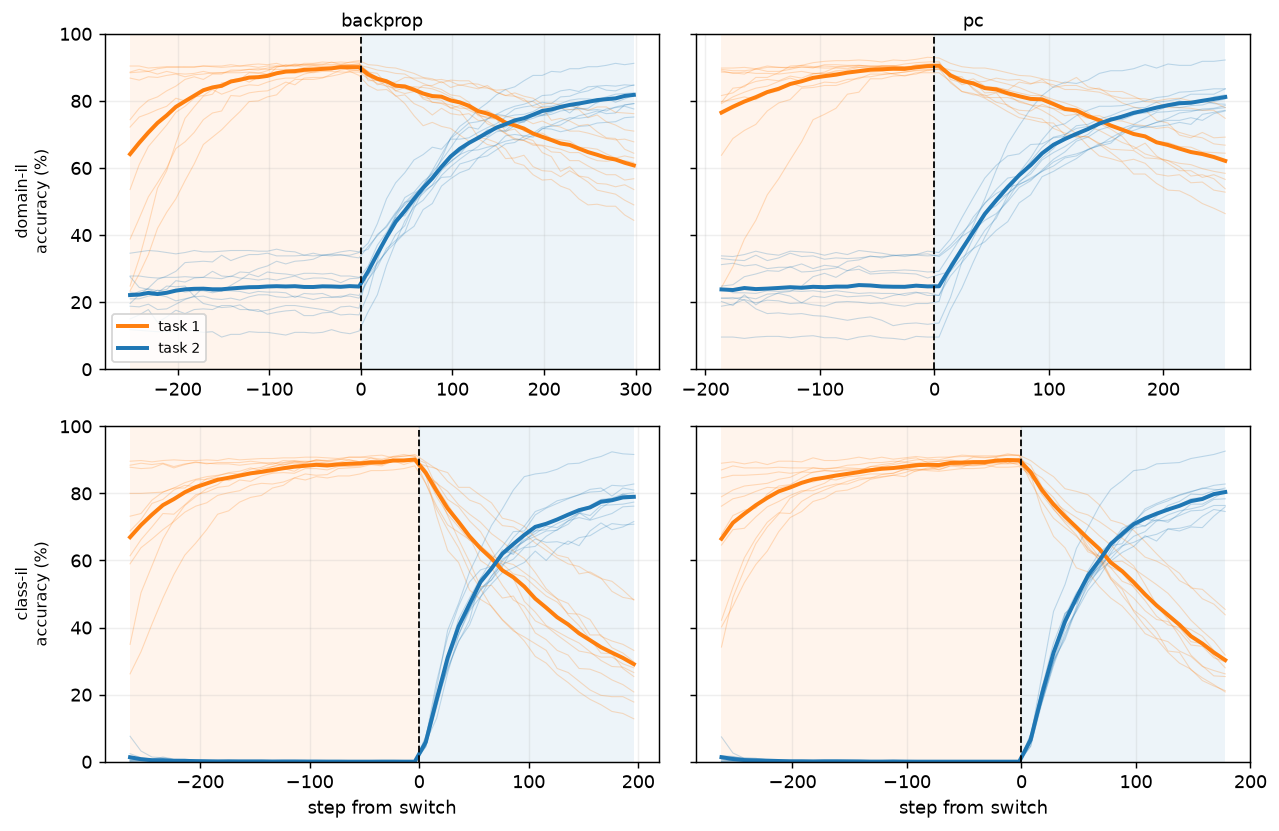

Recreate this plot in Python.
"""What does catastrophic forgetting actually look like, for backprop and PC, in both scenarios?

Report series 2, topic 100 (context/setup), third script -- contextualises the 110-topic metrics
work: once we later say "backprop crossover minus PC crossover", the reader has already seen the
shape this is describing. Purely qualitative -- no metric is computed or annotated here.

Both tasks trained to 90% (matched competence, the value the 110-topic work adopts), backprop and
PC, both scenarios, 10 seeds. One 2x2 grid: rows = scenario, columns = rule. Each panel: task 1
(orange) / task 2 (blue) accuracy against training step relative to the switch, thin per-seed
lines behind a bold mean, shaded by which task is training.
"""
import sys
from pathlib import Path

ROOT = Path(__file__).resolve().parents[1]
sys.path.insert(0, str(ROOT))

import numpy as np
import matplotlib.pyplot as plt

from src.protocol import PROTOCOL, load, run, replace, figure_path as _figure_path, \
    array_path as _array_path

SMOKE = "--smoke" in sys.argv
REPLOT = "--replot" in sys.argv


def _tag(f, suffix):
    own = Path(f).resolve() == Path(__file__).resolve()
    return (suffix + "_SMOKE").lstrip("_") if (SMOKE and own) else suffix


def figure_path(f, suffix=""):
    return _figure_path(f, _tag(f, suffix))


def array_path(f, suffix=""):
    return _array_path(f, _tag(f, suffix))


# ---------------------------------------------------------------- settings
THRESHOLD = 0.90
SEEDS = 10
EVAL_EVERY = 10
MAX_ITERS = 3000
STOP_PATIENCE = 3
METHODS = ["backprop", "pc"]
LR = {"backprop": 0.01, "pc": 0.02}
SCENARIOS = ["domain_il", "class_il"]      # Domain-IL first, primary scenario
EXP100 = Path(__file__).parent / "100_capacity_vs_width.py"

if SMOKE:
    THRESHOLD, SEEDS, EVAL_EVERY, MAX_ITERS = 0.5, 2, 5, 200
    print("--smoke: tiny budget, results are NOT meaningful\n")

if Path(_array_path(EXP100)).exists():
    H = int(np.load(_array_path(EXP100))["chosen"])
    print(f"H = {H}, read from exp100")
else:
    H = 32
    print("exp100's array not found -- falling back to H = 32")

if REPLOT and Path(array_path(__file__)).exists():
    z = np.load(array_path(__file__), allow_pickle=True)
    panels = {(s, m): (z[f"steps_{s}_{m}"], z[f"curve_{s}_{m}"]) for s in SCENARIOS for m in METHODS}
    print(f"--replot: redrawing from {array_path(__file__)}, no training\n")
else:
    base = replace(PROTOCOL, hidden=H, eval_every=EVAL_EVERY, seeds=SEEDS,
                   max_iters_per_task=MAX_ITERS, stop_patience=STOP_PATIENCE, lr=LR)
    data = load(replace(base, scenario="class_il"))
    panels = {}
    for scen in SCENARIOS:
        proto = replace(base, scenario=scen, stop_threshold=[THRESHOLD, THRESHOLD])
        for m in METHODS:
            runs = [run(proto, m, seed, data=data) for seed in range(SEEDS)]
            n_bad = sum(1 for o in runs if not all(o["reached"]))
            if n_bad:
                print(f"  WARNING: {scen} {m}: {n_bad}/{SEEDS} seed(s) hit the cap")

            lo = -int(1.2 * np.median([o["switches"][0] for o in runs]))
            hi = int(1.2 * np.median([o["switches"][1] - o["switches"][0] for o in runs]))
            rel_grid = np.arange(lo, hi + EVAL_EVERY, EVAL_EVERY)
            A = np.full((SEEDS, len(rel_grid), 2), np.nan)
            for i, o in enumerate(runs):
                rel = np.asarray(o["steps"]) - o["switches"][0]
                for j, r in enumerate(rel):
                    k_ = int(round((r - lo) / EVAL_EVERY))
                    if 0 <= k_ < len(rel_grid):
                        A[i, k_] = o["curves"]["argmax"][j]
            panels[(scen, m)] = (rel_grid, A)
            print(f"  {scen:10s} {m:8s} done")

def common_window(steps, A):
    """Crop to the range where EVERY seed has finite data. Averaging ragged per-seed curves
    over a window some seeds only partly cover makes the mean jump each time a seed enters or
    leaves -- not a training artefact, a plotting one. This removes it by construction."""
    first, last = [], []
    for r in range(A.shape[0]):
        idx = np.where(np.isfinite(A[r, :, 0]) & np.isfinite(A[r, :, 1]))[0]
        if idx.size:
            first.append(idx[0]); last.append(idx[-1])
    lo_idx, hi_idx = max(first), min(last)
    return steps[lo_idx:hi_idx + 1], A[:, lo_idx:hi_idx + 1, :]


# ---------------------------------------------------------------- 2x2 figure
fig, axes = plt.subplots(2, 2, figsize=(10, 6.5), sharex=False, sharey=True)
for row, scen in enumerate(SCENARIOS):
    for col, m in enumerate(METHODS):
        ax = axes[row, col]
        steps, A = common_window(*panels[(scen, m)])
        fs = steps[np.isfinite(A).any(axis=(0, 2))]
        if fs.size:
            ax.axvspan(fs.min(), 0, color="tab:orange", alpha=0.08, lw=0)
            ax.axvspan(0, fs.max(), color="tab:blue", alpha=0.08, lw=0)
        for r in range(A.shape[0]):
            ax.plot(steps, A[r, :, 0] * 100, color="tab:orange", lw=0.6, alpha=0.25)
            ax.plot(steps, A[r, :, 1] * 100, color="tab:blue", lw=0.6, alpha=0.25)
        ax.plot(steps, np.nanmean(A[:, :, 0], axis=0) * 100, color="tab:orange", lw=2.2, label="task 1")
        ax.plot(steps, np.nanmean(A[:, :, 1], axis=0) * 100, color="tab:blue", lw=2.2, label="task 2")
        ax.axvline(0, color="k", ls="--", lw=1)
        ax.set_ylim(0, 100)
        ax.grid(alpha=0.2)
        if row == 0:
            ax.set_xlabel(m, fontsize=10)
            ax.xaxis.set_label_position("top")
        if row == 1:
            ax.set_xlabel("step from switch")
        if col == 0:
            ax.set_ylabel(f"{scen.replace('_', '-')}\naccuracy (%)", fontsize=9)
axes[0, 0].legend(fontsize=8, loc="lower left")
fig.tight_layout()
fig.savefig(figure_path(__file__), dpi=130, bbox_inches="tight")
print(f"\nsaved {figure_path(__file__)}")

# ---------------------------------------------------------------- save
np.savez(array_path(__file__), H=H, threshold=THRESHOLD,
         **{f"steps_{s}_{m}": panels[(s, m)][0] for s in SCENARIOS for m in METHODS},
         **{f"curve_{s}_{m}": panels[(s, m)][1] for s in SCENARIOS for m in METHODS})
print(f"saved {array_path(__file__)}")
